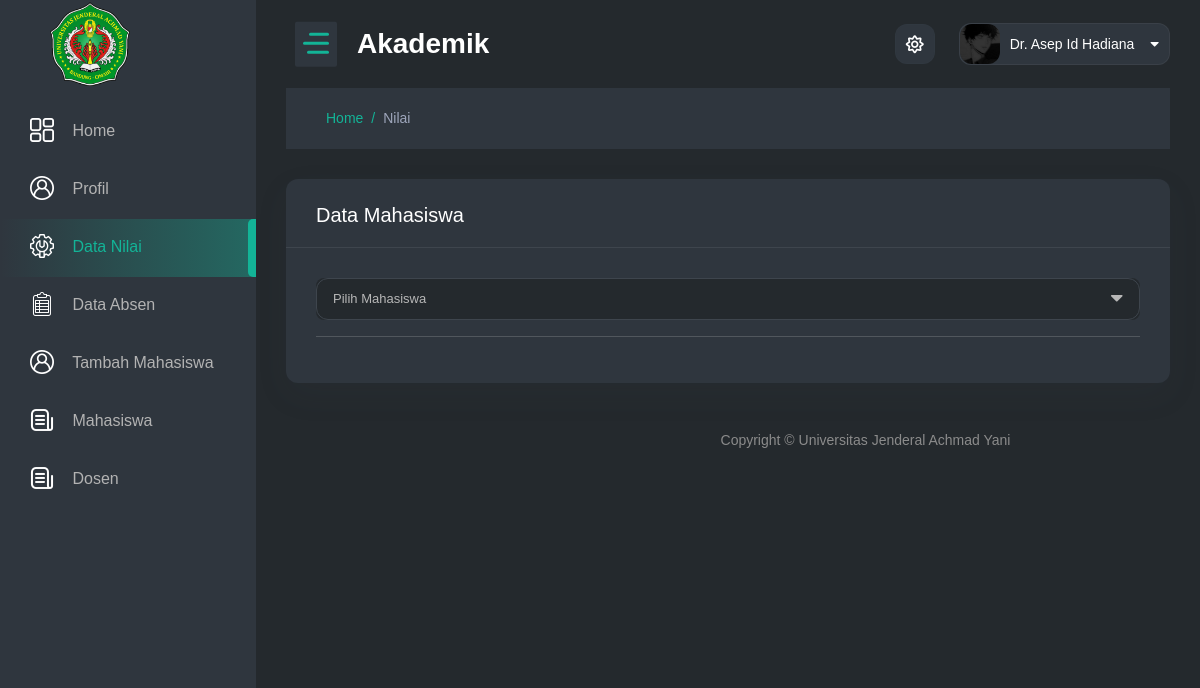
/datanilai.php (signed in), run on the app's committed database.
### tables this page shows
CREATE TABLE `dosen` (
  `kode_dosen` varchar(255) NOT NULL,
  `nama` varchar(255) NOT NULL,
  `email` varchar(255) NOT NULL,
  `password` varchar(255) NOT NULL,
  `gender` varchar(255) NOT NULL,
  `no_hp` varchar(255) NOT NULL,
  `bio` varchar(1000) NOT NULL,
  `profil` varchar(255) NOT NULL,
  `sampul` varchar(255) NOT NULL
);

### classes/session.classes.php (called while the page is built, shortened)
<?php
if ($_SESSION['status'] == "2") {
    $kode_dosen = $_SESSION['kode_login'];
    $data = mysqli_query($con, "select * from dosen where kode_dosen='$kode_dosen'");
    $cek = mysqli_fetch_array($data);
    $nama = $cek['nama'];
    $potoprofil = $cek['profil'];
}
?>

### pagekonten/datanilai.php (the view, shortened to what this page needs)
<div class="content-body">
    <div class="container-fluid">
        <div class="row page-titles mx-0">
            <ol class="breadcrumb">
                <li class="breadcrumb-item"><a href="javascript:void(0)">Home</a></li>
                <li class="breadcrumb-item active"><a href="javascript:void(0)">Nilai</a></li>
            </ol>
        </div>
        <div class="row">
            <div class="col-12">
                <div class="card">
                    <div class="card-header">
                        <h4 class="card-title">Data Mahasiswa</h4>
                    </div>
                    <div class="card-body">
                        <hr>
                    </div>
                </div>
            </div>
        </div>
    </div>

### pageview/hkonten.php (shortened to what this page needs)
<div class="header">
	<div class="header-content">
		<nav class="navbar navbar-expand">
			<div class="collapse navbar-collapse justify-content-between">
				<div class="header-left">
					<div class="dashboard_bar">
						Akademik
					</div>
				</div>
				<ul class="navbar-nav header-right">
					<li class="nav-item dropdown notification_dropdown">
						<a class="nav-link bell dz-theme-mode active" href="javascript:void(0);">
							<i id="icon-light" class="far fa-sun"></i>
						</a>
					</li>
					<li class="nav-item dropdown header-profile">
						<a class="nav-link" href="javascript:;" role="button" data-bs-toggle="dropdown">
							<img src="<?php echo $potoprofil ?>" width="20" alt="">
							<div class="header-info">
								<span><?php echo $nama ?><i class="fa fa-caret-down ms-3" aria-hidden="true"></i></span>
							</div>
						</a>
					</li>
				</ul>
			</div>
		</nav>
	</div>
</div>

### data on the page
dosen: profil (picture), nama "Dr. Asep Id Hadiana"
